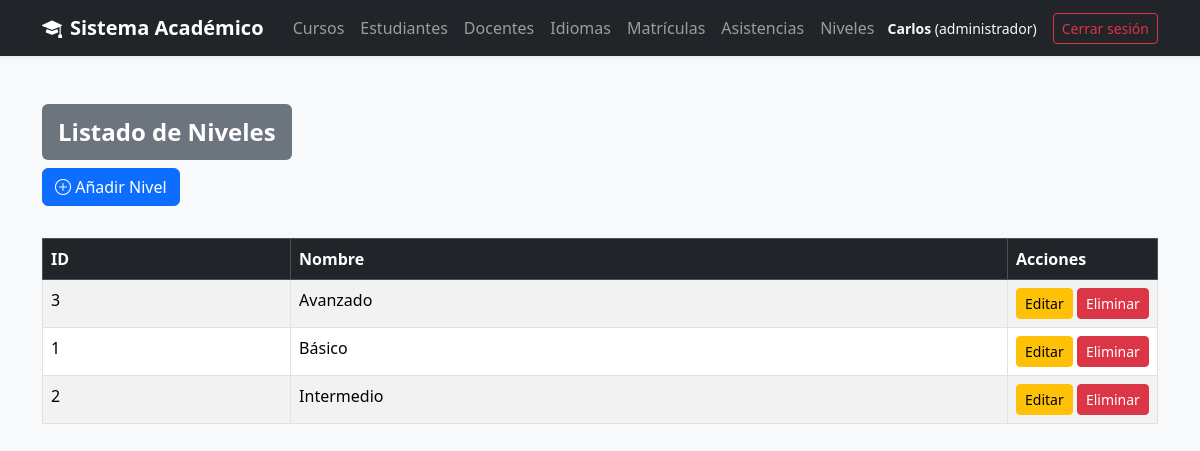
/views/nivel/listar.php (signed in), run on the app's committed database.
### tables this page shows
CREATE TABLE Nivel (
    idNivel INT AUTO_INCREMENT PRIMARY KEY,
    nombre VARCHAR(100) NOT NULL
);

### models/Nivel.php (called while the page is built, shortened)
<?php
require_once __DIR__ . '/../config/conexion.php';
class Nivel {
    private $conn;
    public function __construct() {
        $conexion = new Conexion();
        $this->conn = $conexion->iniciar();
    }
    public function listar() {
        try {
            $sql = "SELECT * FROM Nivel ORDER BY nombre ASC";
            $resultado = $this->conn->query($sql);
            return $resultado->fetchAll(PDO::FETCH_ASSOC);
        } catch (Exception $e) {
            echo "Error al listar: " . $e->getMessage();
            return [];
        }
    }
}

### config/conexion.php (called while the page is built)
<?php
class Conexion {
    private $dsn;
    private $username;
    private $password;
    private $options;
    private $conexion;
    public function __construct(
        string $host = "localhost",
        string $dbname = "InstitutoIdiomas",
        string $username = "root",
        string $password = ""
    ) {
        $this->dsn = "mysql:host={$host};dbname={$dbname};charset=utf8mb4";
        $this->username = $username;
        $this->password = $password;
        $this->options = [PDO::ATTR_ERRMODE => PDO::ERRMODE_EXCEPTION];
    }
    public function iniciar(): ?PDO {
        try {
            if ($this->conexion === null) {
                $this->conexion = new PDO(
                    $this->dsn,
                    $this->username,
                    $this->password,
                    $this->options
                );
            }
            return $this->conexion;
        } catch (PDOException $e) {
            throw new Exception("Error en la conexión a la base de datos: " . $e->getMessage());
        }
    }
}

### views/nivel/listar.php (the view, shortened to what this page needs)
<?php
require_once '../../models/Nivel.php';
$nivel = new Nivel();
$niveles = $nivel->listar();
?>
<!DOCTYPE html>
<html lang="es">
<head>
    <link href="https://cdn.jsdelivr.net/npm/bootstrap@5.3.3/dist/css/bootstrap.min.css" rel="stylesheet">
</head>
<body>
<?php require_once("../layout/header.php"); ?>
<div class="container mt-5">
    <h2><span class="badge bg-secondary p-3">Listado de Niveles</span></h2>
    <?php if ($_SESSION['perfil'] === 'administrador'): ?>
    <a href="crear.php" class="btn btn-primary mb-3">
        <i class="bi bi-plus-circle"></i> Añadir Nivel
    </a>
    <?php endif;?>
    <table class="table table-bordered table-striped mt-3">
        <thead class="table-dark">
            <tr>
                <th>ID</th>
                <th>Nombre</th>
                <th style="width:150px;">Acciones</th>
            </tr>
        </thead>
        <tbody>
            <?php foreach ($niveles as $n): ?>
            <tr>
                <td><?= $n["idNivel"]; ?></td>
                <td><?= $n["nombre"]; ?></td>
                <td>
                    <?php if ($_SESSION['perfil'] === 'administrador'): ?>
                    <a href="editar.php?id=<?= $n['idNivel']; ?>" class="btn btn-warning btn-sm">
                        Editar
                    </a>
                    <a href="../../controllers/NivelController.php?action=eliminar&id=<?= $n['idNivel']; ?>"
                       onclick="return confirm('¿Eliminar nivel?');"
                       class="btn btn-danger btn-sm">
                        Eliminar
                    </a>
                    <?php else: ?>
                                <span class="badge bg-secondary">Solo lectura</span>
                    <?php endif;?>
                </td>
            </tr>
            <?php endforeach; ?>
        </tbody>
    </table>
</div>
</body>
</html>

### views/layout/header.php (style rules this page uses)
body { background: #f8f9fa; }

### data on the page
nivel: idNivel "3", nombre "Avanzado"
nivel: idNivel "1", nombre "Básico"
nivel: idNivel "2", nombre "Intermedio"

### other printed values
$_SESSION['nombres'] "Carlos"
$_SESSION['perfil'] "administrador"
